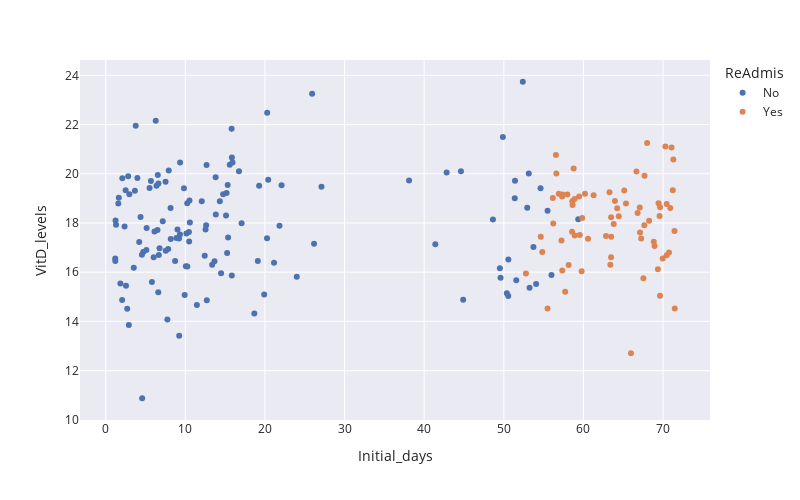

The cell this chart's notebook holds for it:
### Code cell
# Show scatterplot of Initial_days and VitD_levels
# with ReAdmis as color to identify categories
fig = px.scatter(df.sample(n=200,
                           random_state=42),
                           x='Initial_days',
                           y='VitD_levels',
                           color='ReAdmis',
                           template='seaborn',
                           width=800,
                           height=500)
fig.show()

### Figure 1 — Plotly figure (JSON) as saved in the notebook; plotly's stock layout.template omitted (floating-point values rounded to 4 significant figures; data arrays with more than 128 entries replaced by an {"elided": "..."} marker saying what was removed)
{"data": [{"hovertemplate": "ReAdmis=No<br>Initial_days=%{x}<br>VitD_levels=%{y}<extra></extra>", "legendgroup": "No", "marker": {"color": "rgb(76,114,176)", "symbol": "circle"}, "mode": "markers", "name": "No", "orientation": "v", "showlegend": true, "type": "scatter", "x": {"elided": "130 float values"}, "xaxis": "x", "y": {"elided": "130 float values"}, "yaxis": "y"}, {"hovertemplate": "ReAdmis=Yes<br>Initial_days=%{x}<br>VitD_levels=%{y}<extra></extra>", "legendgroup": "Yes", "marker": {"color": "rgb(221,132,82)", "symbol": "circle"}, "mode": "markers", "name": "Yes", "orientation": "v", "showlegend": true, "type": "scatter", "x": [56.15, 60.58, 57.98, 67.53, 57.25, 59.85, 54.64, 70.91, 63.38, 67.25, 56.21, 69.35, 60.2, 65.13, 55.5, 63.48, 54.83, 69.44, 56.91, 68.25, 58.6, 69.96, 52.78, 68.84, 71.06, 71.44, 57.33, 65.35, 71.23, 67.08, 59.46, 62.84, 63.48, 67.67, 56.6, 66.81, 64.44, 65.97, 58.64, 59.77, 66.66, 58.58, 67.11, 69.62, 67.65, 58.14, 71.3, 64.24, 57.35, 70.46, 57.71, 69.62, 58.89, 70.46, 59.55, 63.48, 69.57, 58.77, 57.4, 71.47, 63.81, 68.0, 63.96, 70.3, 70.75, 56.55, 58.91, 68.93, 63.27, 61.28], "xaxis": "x", "y": [19.02, 17.35, 19.16, 15.75, 17.29, 18.2, 17.44, 18.61, 16.3, 17.37, 17.97, 16.12, 19.19, 19.32, 14.53, 16.6, 16.82, 18.8, 19.19, 18.09, 18.88, 16.55, 15.95, 17.24, 21.06, 17.68, 19.08, 18.79, 19.33, 18.63, 19.07, 17.47, 18.23, 19.92, 20.01, 18.41, 18.27, 12.71, 18.73, 16.04, 20.1, 17.64, 17.62, 15.04, 17.91, 16.3, 20.58, 18.6, 16.07, 16.69, 15.21, 18.63, 18.98, 18.77, 17.51, 17.44, 18.28, 20.21, 19.16, 14.52, 17.95, 21.25, 18.89, 21.11, 16.8, 20.76, 17.49, 17.07, 19.25, 19.12], "yaxis": "y"}], "layout": {"height": 500, "legend": {"title": {"text": "ReAdmis"}, "tracegroupgap": 0}, "margin": {"t": 60}, "width": 800, "xaxis": {"anchor": "y", "domain": [0, 1], "title": {"text": "Initial_days"}}, "yaxis": {"anchor": "x", "domain": [0, 1], "title": {"text": "VitD_levels"}}}}
